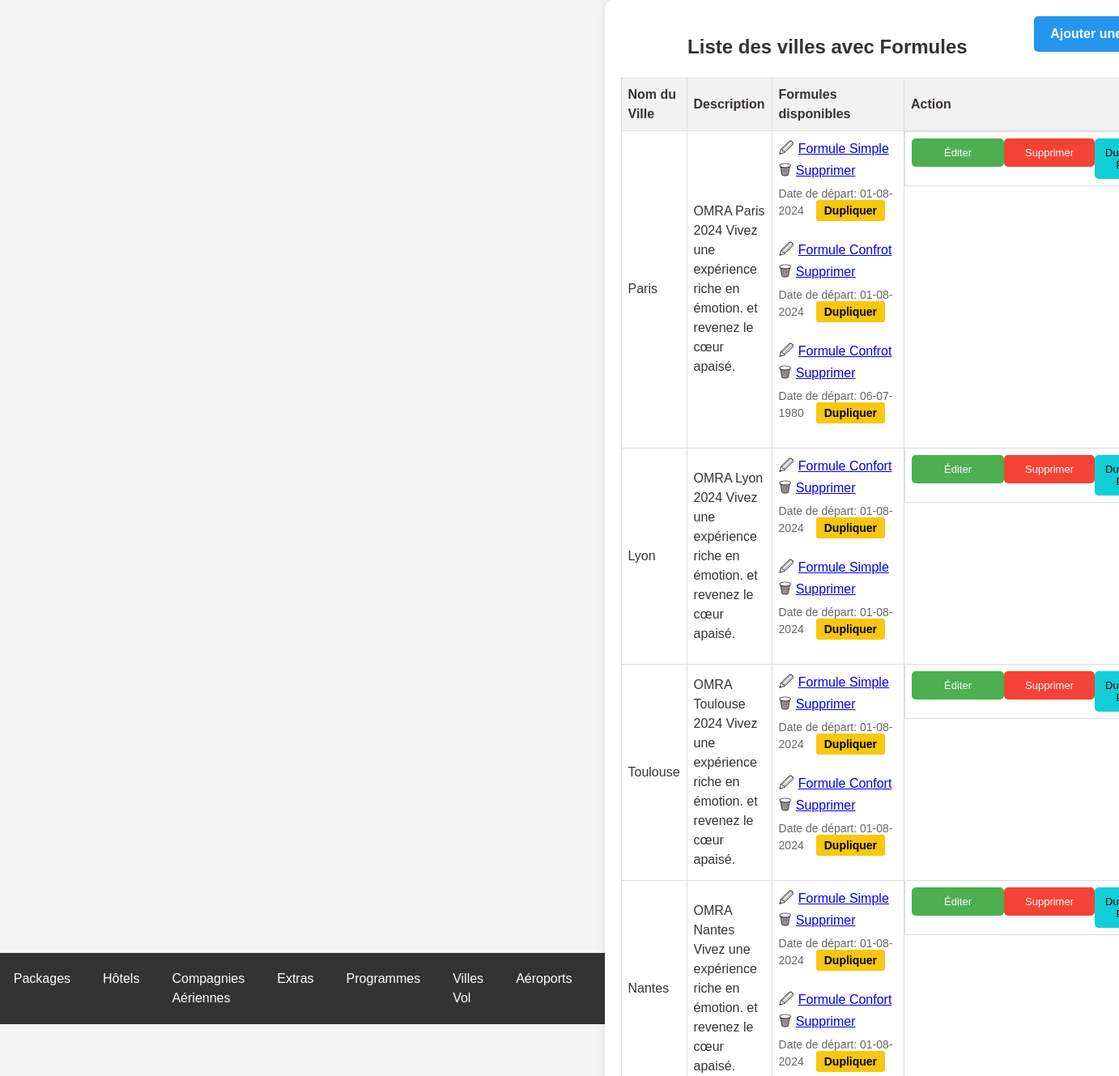
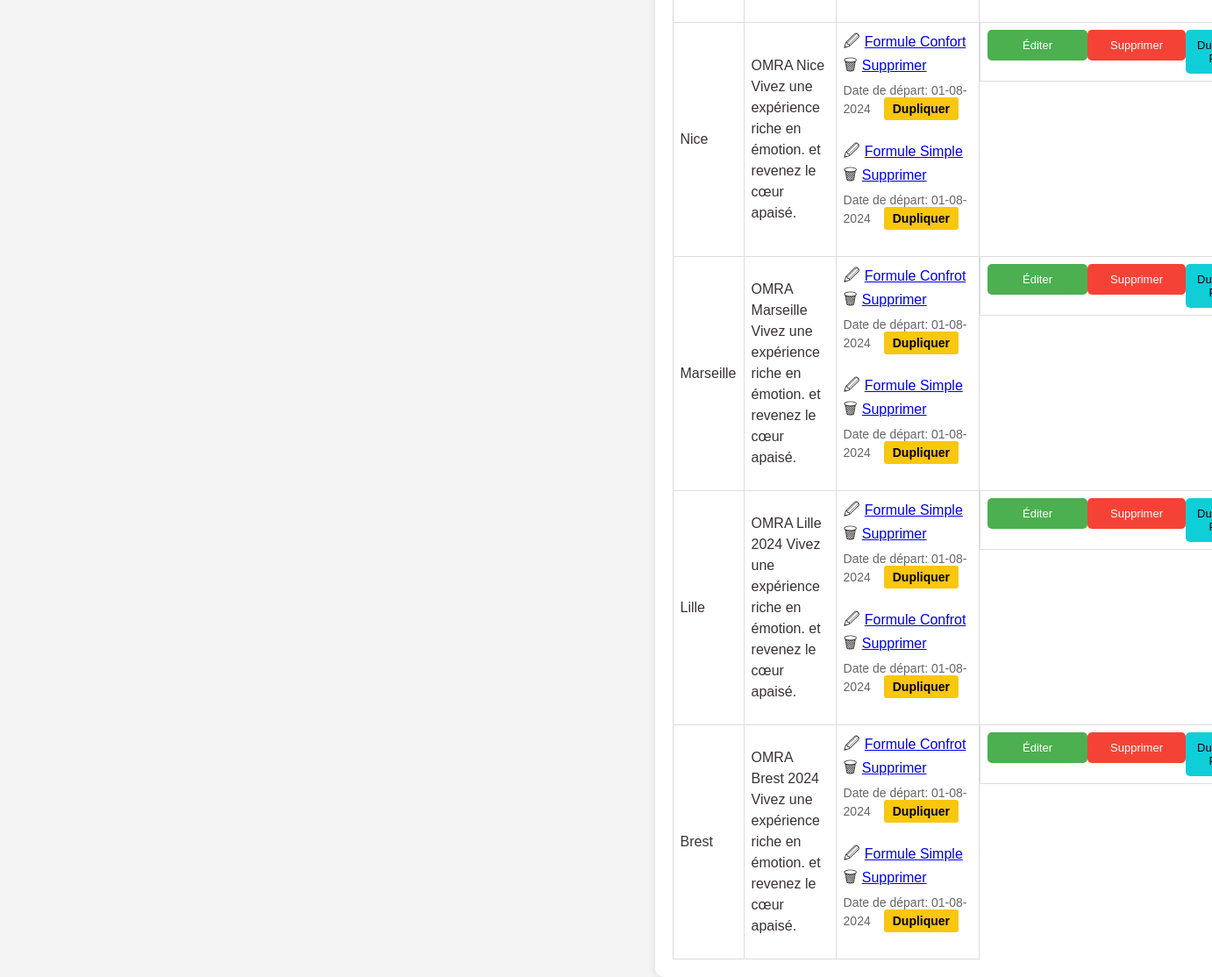
Screenshot of /omrapackage.php with the database file from the repository (2 pictures, top to bottom).
### tables this page shows
CREATE TABLE `omra_packages` (
  `id` int(11) NOT NULL,
  `nom` varchar(255) NOT NULL,
  `description` text NOT NULL,
  `photo` varchar(255) NOT NULL
);

CREATE TABLE `formules` (
  `id` int(11) NOT NULL,
  `package_id` int(11) NOT NULL,
  `date_depart` date DEFAULT NULL,
  `date_retour` date DEFAULT NULL,
  `statut` enum('activé','désactivé') NOT NULL,
  `duree_sejour` varchar(255) NOT NULL,
  `prix_chambre_quadruple` decimal(10,2) NOT NULL,
  `prix_chambre_triple` decimal(10,2) NOT NULL,
  `prix_chambre_double` decimal(10,2) NOT NULL,
  `prix_chambre_single` decimal(10,2) NOT NULL,
  `child_discount` decimal(10,2) NOT NULL,
  `prix_bebe` decimal(10,2) NOT NULL,
  `prix_chambre_quadruple_promo` decimal(10,2) NOT NULL,
  `prix_chambre_triple_promo` decimal(10,2) NOT NULL,
  `prix_chambre_double_promo` decimal(10,2) NOT NULL,
  `prix_chambre_single_promo` decimal(10,2) NOT NULL,
  `type_id` int(11) DEFAULT NULL,
  `created_at` timestamp NOT NULL DEFAULT current_timestamp() ON UPDATE current_timestamp(),
  `programs_id` longtext DEFAULT NULL CHECK (json_valid(`programs_id`))
);

CREATE TABLE `type_formule_omra` (
  `id` int(11) NOT NULL,
  `nom` varchar(255) NOT NULL,
  `formule_parent_id` int(11) DEFAULT NULL
);

### omrapackage.php (the view, shortened to what this page needs)
<!DOCTYPE html>
<html lang="fr">
<head>
    <link rel="stylesheet" href="styles.css">
</head>
<body>
    <?php include 'header.php'; ?>
    <div class="container">
    <a href="ajoutomrapackage.php" class='btn-add'><b>Ajouter une Ville</b></a>
            <h2 class="text-center">Liste des villes avec Formules</h2>
        <table>
            <thead>
                <tr>
                    <th>Nom du Ville</th>
                    <th style="width: 550px;">Description</th>
                    <th>Formules disponibles</th>
                    <th>Action</th>
                </tr>
            </thead>
            <tbody>
                <?php
                include 'db.php';
                $sql_packages = "SELECT * FROM omra_packages";
                $result_packages = mysqli_query($conn, $sql_packages);
                if (mysqli_num_rows($result_packages) > 0) {
                    while ($row_package = mysqli_fetch_assoc($result_packages)) {
                        echo "<tr>";
                        echo "<td>" . $row_package['nom'] . "</td>";
                        echo "<td>" . $row_package['description'] . "</td>";
                        $package_id = $row_package['id'];
                        $sql_formules = "SELECT formules.*, type_formule_omra.nom as type_nom
                                     FROM formules
                                     JOIN type_formule_omra ON formules.type_id = type_formule_omra.id
                                     WHERE package_id = $package_id";
                        $result_formules = mysqli_query($conn, $sql_formules);
                        if (mysqli_num_rows($result_formules) > 0) {
                            echo "<td>";
                            while ($row_formule = mysqli_fetch_assoc($result_formules)) {
                                echo "<span class='icon'>&#128393;</span><a href='edit_formule.php?id=" . $row_formule['id'] . "'>" . $row_formule['type_nom'] . "</a>";
                                echo "<span class='icon'>&#128465;</span><a href='delete_formule.php?id=" . $row_formule['id'] . "' onclick=\"return confirm('Êtes-vous sûr de vouloir supprimer cette formule?')\">Supprimer</a>";
                                if (!empty($row_formule['date_depart'])) {
                                    $date_depart_formattee = date('d-m-Y', strtotime($row_formule['date_depart']));
                                    echo "<br><span class='indicator'>Date de départ: " . $date_depart_formattee ;
                                    echo "<a class='btn-dup' href='duplicate_formule.php?id=" . $row_formule['id'] . "'><b>Dupliquer</b></a></span>";
                                }
                                echo "<br>";
                            }
                            echo "</td>";
                        } else {
                            echo "<td>Aucune formule disponible pour ce package.</td>";
                        }
                        echo "<td class='btn-group'>";
                        echo "<div >";
                        echo "<button class='btn-edit' onclick=\"window.location.href='edit_package.php?id=" . $package_id . "'\">Éditer</button>";
                        echo "</div>";
                        echo "<br>";
                        echo "<div >";
                        echo "<button class='btn-delete' onclick=\"if(confirm('Êtes-vous sûr de vouloir supprimer ce package?')) { window.location.href='delete_package.php?id=" . $package_id . "'; }\">Supprimer</button>";
                        echo "</div>";
                        echo "<br>";
                        echo "<div >";
                        echo "<button class='btn-dup-pack' onclick=\"if(confirm('Êtes-vous sûr de vouloir dupliquer ce package?')) { window.location.href='duplicate_package.php?id=" . $package_id . "'; }\">Dupliquer Pack</button>";
                        echo "</div>";
                    }
                } else {
                    echo "<tr><td colspan='4'>Aucun package Omra disponible pour le moment.</td></tr>";
                }
                ?>
            </tbody>
        </table>
    </div>
</body>
</html>

### css/styles.css (style rules this page uses)
body { font-family: 'Lexend', sans-serif; line-height: 1.5; min-height: 100vh; display: flex; align-items: center; justify-content: center; color: #393232; background-color: #f7f7f7; }
.btn-group { display: flex; justify-content: space-between; }
.btn-group { margin-top: auto; }

### omrapackage.php (style rules this page uses)
body { font-family: Arial, sans-serif; background-color: #f4f4f4; margin: 0; padding: 0; box-sizing: border-box; }
.container { width: 90%; margin: auto; background-color: #fff; padding: 20px; border-radius: 10px; box-shadow: 0 0 10px rgba(0, 0, 0, 0.1); }
h2 { text-align: center; color: #333; }
table { width: 100%; border-collapse: collapse; }
th, td { border: 1px solid #ddd; padding: 8px; text-align: left; }
th { background-color: #f2f2f2; }
.btn-group { text-align: center; }
.btn-edit { background-color: #4CAF50; color: white; padding: 10px 40px; border: none; border-radius: 5px; cursor: pointer; text-decoration: none; font-size: small; }
.btn-add { background-color: #2595ee; color: white; padding: 10px 20px; border: none; border-radius: 5px; cursor: pointer; float:right; text-decoration: none; }
.btn-delete { background-color: #f44336; color: white; padding: 10px 26px; border: none; border-radius: 5px; cursor: pointer; text-decoration: none; font-size: small; }
.icon { font-size: 18px; margin-right: 5px; }
.indicator { display: block; font-size: 14px; color: #666; margin-top: 5px; }
.btn-dup { background-color: #f9c710; color: black; padding: 5px 10px; border: none; border-radius: 3px; cursor: pointer; text-decoration: none; margin: 0 15px; }
.btn-dup-pack { background-color: #10ced7; color: black; padding: 10px 13px; border: none; border-radius: 5px; cursor: pointer; text-decoration: none; font-size: small; }

### header.php (style rules this page uses)
body { font-family: Arial, sans-serif; background-color: #f4f4f4; margin: 0; padding: 0; box-sizing: border-box; }

### rows the page displays
omra_packages: nom "Paris", description "OMRA Paris 2024 Vivez une expérience riche en émotion. et revenez le cœur apaisé."
formules: type.nom "Formule Simple", date_depart "01-08-2024"
formules: type.nom "Formule Confrot", date_depart "01-08-2024"
formules: type.nom "Formule Confrot", date_depart "06-07-1980"
omra_packages: nom "Lyon", description "OMRA Lyon 2024 Vivez une expérience riche en émotion. et revenez le cœur apaisé."
formules: type.nom "Formule Confort", date_depart "01-08-2024"
formules: type.nom "Formule Simple", date_depart "01-08-2024"
omra_packages: nom "Toulouse", description "OMRA Toulouse 2024 Vivez une expérience riche en émotion. et revenez le cœur apaisé."
formules: type.nom "Formule Simple", date_depart "01-08-2024"
formules: type.nom "Formule Confort", date_depart "01-08-2024"
omra_packages: nom "Nantes", description "OMRA Nantes Vivez une expérience riche en émotion. et revenez le cœur apaisé."
formules: type.nom "Formule Simple", date_depart "01-08-2024"
formules: type.nom "Formule Confort", date_depart "01-08-2024"
omra_packages: nom "Nice", description "OMRA Nice Vivez une expérience riche en émotion. et revenez le cœur apaisé."
formules: type.nom "Formule Confort", date_depart "01-08-2024"
formules: type.nom "Formule Simple", date_depart "01-08-2024"
omra_packages: nom "Marseille", description "OMRA Marseille Vivez une expérience riche en émotion. et revenez le cœur apaisé."
formules: type.nom "Formule Confrot", date_depart "01-08-2024"
formules: type.nom "Formule Simple", date_depart "01-08-2024"
omra_packages: nom "Lille", description "OMRA Lille 2024 Vivez une expérience riche en émotion. et revenez le cœur apaisé."
formules: type.nom "Formule Simple", date_depart "01-08-2024"
formules: type.nom "Formule Confrot", date_depart "01-08-2024"
omra_packages: nom "Brest", description "OMRA Brest 2024 Vivez une expérience riche en émotion. et revenez le cœur apaisé."
formules: type.nom "Formule Confrot", date_depart "01-08-2024"
formules: type.nom "Formule Simple", date_depart "01-08-2024"
